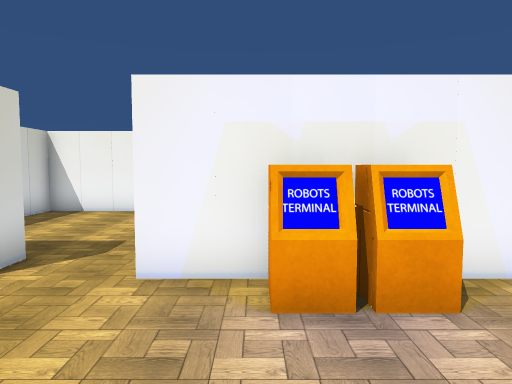
View 1 (above)

17 first-person views from a walk through a 3-D level made in the Unity game engine. The camera is 1.4 m above the floor, tilts 4° down and sees 70° across. The floor is counted in squares, 1 m on a side. Each view is taken from the middle of a square. On the plan, view 1 faces up. The plan holds only what a view shows up to about 16 squares ahead; the rest is blank. The place goes on beyond the plan. The player is left out. Door leaves are left out, so doorways stand open.

View 2
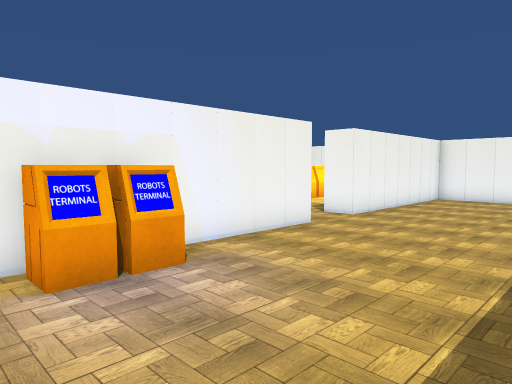

View 3
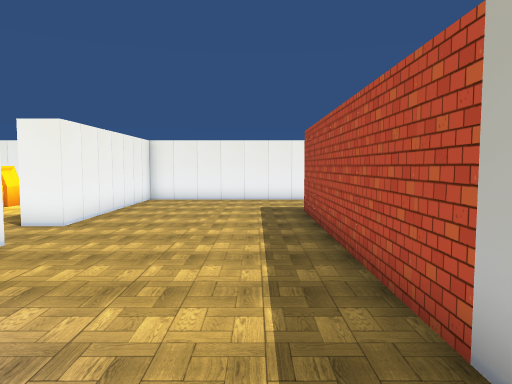

View 4
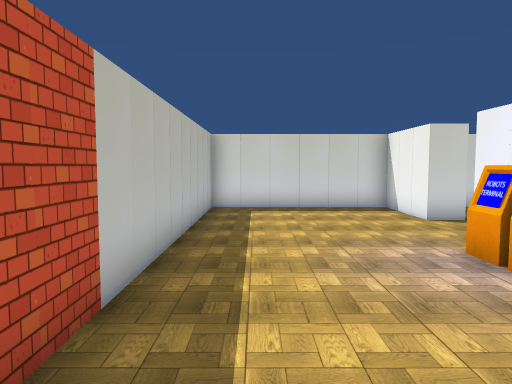

View 5
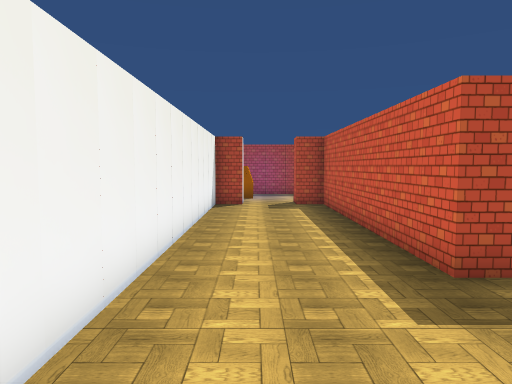

View 6
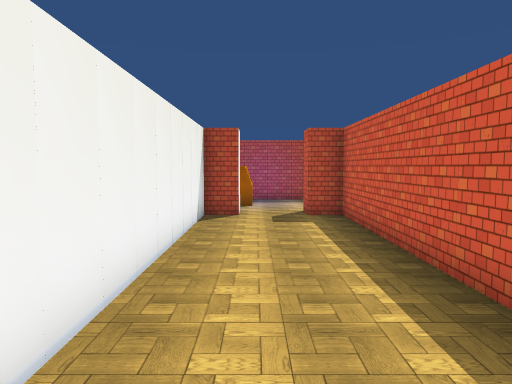

View 7
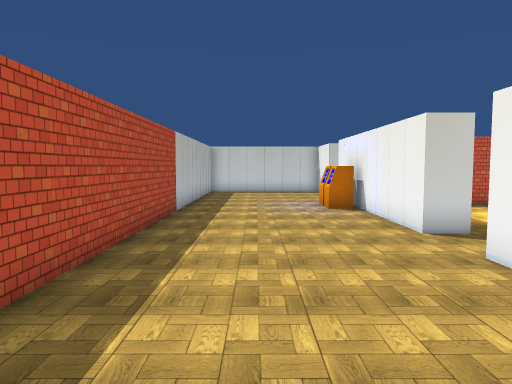

View 8
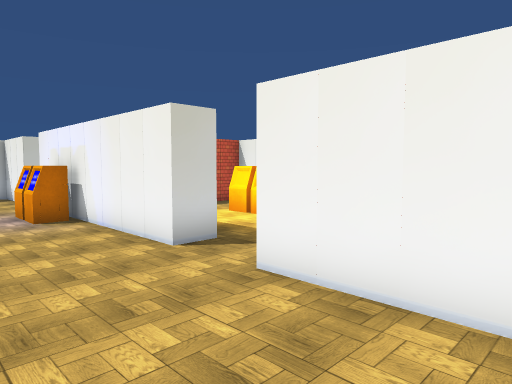

View 9
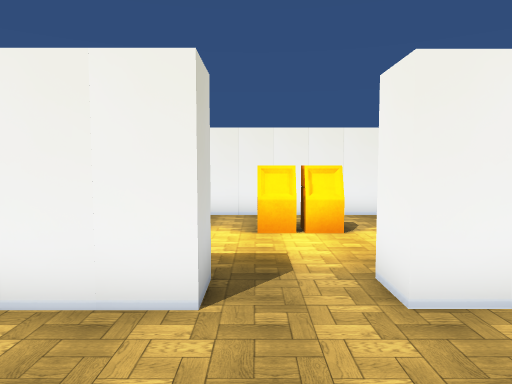

View 10
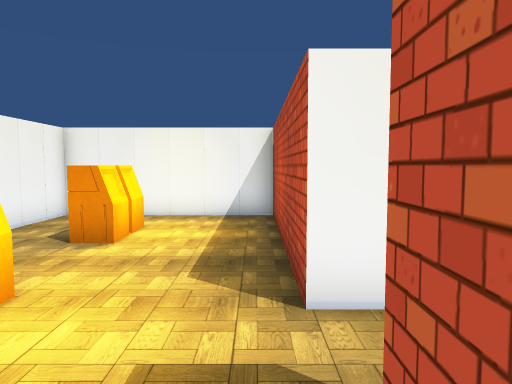

View 11
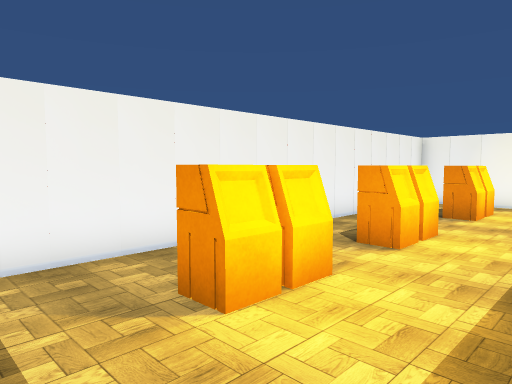

View 12
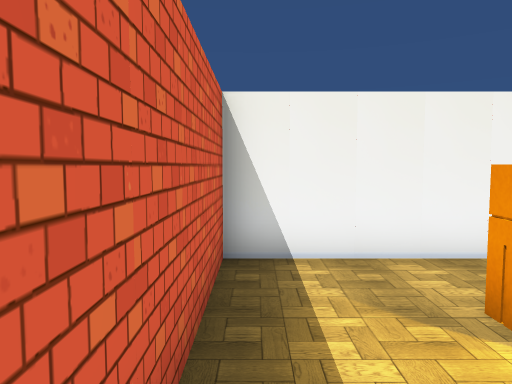

View 13
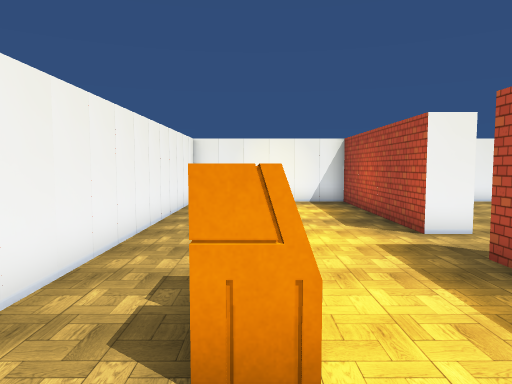

View 14
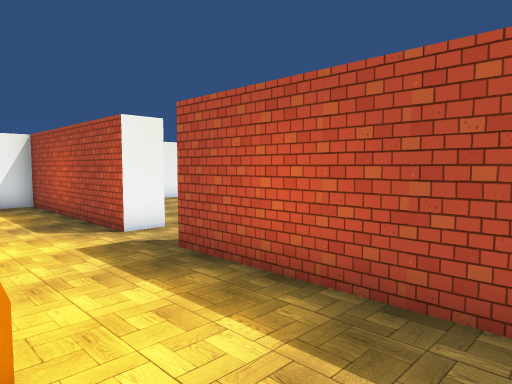

View 15
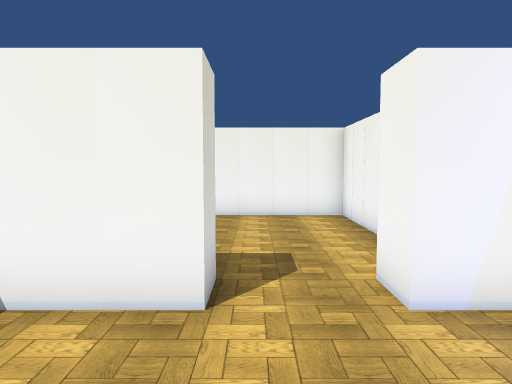

View 16
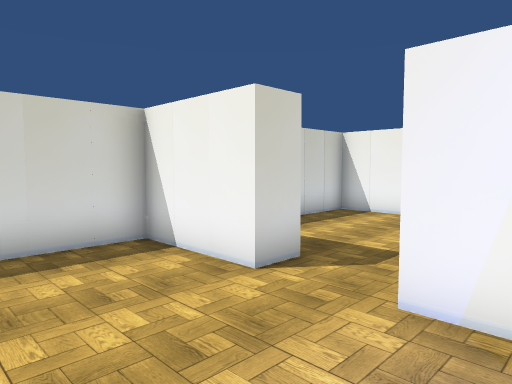

View 17
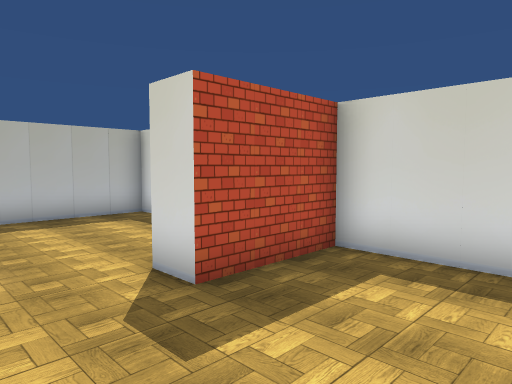

### Floor plan
Points are (right, up) in squares from view 1. A wall is a line through its corners. A room is listed if a view was taken in it or the views show most of it. See-through windows are left out.
Room 1 (views 1, 2, 3, 4, 5, 6, 7, 8, 9, 15, 16)
walls: (6.4, 4.5) (-1.5, 4.5); (-3.5, 4.5) (-6.5, 4.5) (-6.5, -1.5) (11.5, -1.5) (11.5, -10.5) (12.5, -10.5); (14.5, -10.5) (15.5, -10.5) (15.5, 4.5) (8.5, 4.5)
ways out: open door at (7.5, 5) to room 2; open door at (-2.5, 5) to room 3; open door at (13.5, -11)
objects: other object (0, 4) to (2, 4)
Room 2 (views 10, 11, 12, 13, 14)
walls: (8.5, 5.5) (15.5, 5.5) (15.5, 11.5) (0.5, 11.5) (0.5, 6.6); (1.5, 5.5) (6.4, 5.5)
ways out: open door at (7.5, 5) to room 1
objects: terminal (3, 9) to (4, 9); terminal (5, 9); terminal (7, 9) to (8, 9); terminal (9, 9); terminal (12, 9); terminal (13, 9)
Room 3 (view 17)
walls: (-0.5, 8.4) (-0.5, 11.5) (-6.5, 11.5) (-6.5, 5.5) (-3.5, 5.5)
ways out: open door at (-2.5, 5) to room 1

Positions as (right, up) in squares from view 1, and headings:
1: (0, 0), facing up
2: (-1, -1), facing up-right
3: (0, 0), facing right
4: (6, 0), facing left
5: (14, 3), facing down
6: (14, 0), facing down
7: (14, 1), facing left
8: (12, 1), facing up-left
9: (7, 1), facing up
10: (5, 6), facing right
11: (1, 6), facing up-right
12: (1, 6), facing up
13: (1, 9), facing right
14: (1, 9), facing down-right
15: (-3, 1), facing up
16: (0, 1), facing up-left
17: (-1, 9), facing down-left
